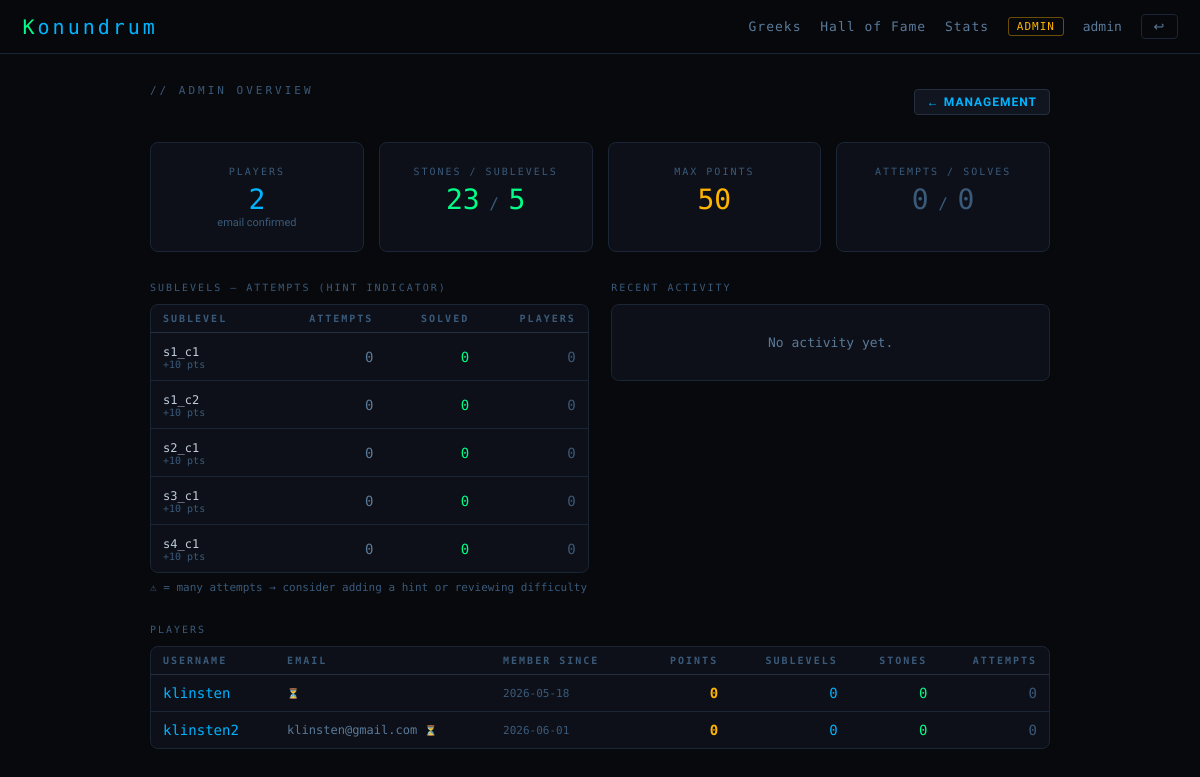
Screenshot of /admin/overview (signed in) with the database file from the repository.
### tables this page shows
CREATE TABLE challenges (
            id             INTEGER PRIMARY KEY AUTOINCREMENT,
            stone_id       INTEGER NOT NULL REFERENCES stones(id),
            ord            INTEGER DEFAULT 0,
            slug           TEXT NOT NULL UNIQUE,  -- challenges/<slug>.html
            is_final       INTEGER DEFAULT 0,     -- 1 = laatste sublevel → name+city
            answer_1       TEXT    DEFAULT '',    -- voor is_final=0
            answer_name    TEXT    DEFAULT '',    -- voor is_final=1
            answer_city    TEXT    DEFAULT '',    -- voor is_final=1
            hint_1         TEXT    DEFAULT '',
            hint_name      TEXT    DEFAULT '',
            hint_city      TEXT    DEFAULT '',
            hint_threshold REAL    DEFAULT 0.6
        , title TEXT DEFAULT '', points INTEGER DEFAULT 10);

CREATE TABLE users (
            id            INTEGER PRIMARY KEY AUTOINCREMENT,
            username      TEXT UNIQUE NOT NULL,
            password_hash TEXT NOT NULL,
            is_admin      INTEGER DEFAULT 0,
            created_at    TEXT DEFAULT (datetime('now'))
        , email TEXT NOT NULL DEFAULT '', email_confirmed INTEGER DEFAULT 0, confirm_token TEXT DEFAULT NULL, country TEXT DEFAULT '');

### app.py (the view)
@app.route("/admin/overview")
@admin_required
def admin_overview():
    stats = db.get_admin_stats()
    return render_template("admin_overview.html", stats=stats)

### app.py (called while the page is built)
def admin_required(f):
    @wraps(f)
    def inner(*args, **kwargs):
        if not session.get("is_admin"):
            return redirect(url_for("greeks"))
        return f(*args, **kwargs)
    return inner

### database.py (called while the page is built)
def get_db():
    conn = sqlite3.connect(DB_PATH)
    conn.row_factory = sqlite3.Row
    conn.execute("PRAGMA foreign_keys = ON")
    return conn

### templates/admin_overview.html (shortened to what this page needs)
{% extends "base.html" %}
{% block body %}
<div class="page">
  <div class="flex-between" style="margin-bottom:1.5rem;">
    <div class="page-title">// ADMIN OVERVIEW</div>
    <a href="{{ url_for('admin') }}" class="btn btn-secondary btn-sm">← Management</a>
  </div>
  <div style="display:grid;grid-template-columns:repeat(4,1fr);gap:1rem;margin-bottom:2rem;">
    <div class="card" style="text-align:center;">
      <div style="font-family:var(--mono);font-size:10px;color:var(--dim);letter-spacing:2px;margin-bottom:.4rem;">PLAYERS</div>
      <div style="font-family:var(--mono);font-size:28px;color:var(--blue);">{{ stats.total_users }}</div>
      <div style="font-size:11px;color:var(--dim);">{{ stats.confirmed }} email confirmed</div>
    </div>
    <div class="card" style="text-align:center;">
      <div style="font-family:var(--mono);font-size:10px;color:var(--dim);letter-spacing:2px;margin-bottom:.4rem;">STONES / SUBLEVELS</div>
      <div style="font-family:var(--mono);font-size:28px;color:var(--green);">
        {{ stats.total_stones }}<span style="font-size:16px;color:var(--dim);"> / </span>{{ stats.total_ch }}
      </div>
    </div>
    <div class="card" style="text-align:center;">
      <div style="font-family:var(--mono);font-size:10px;color:var(--dim);letter-spacing:2px;margin-bottom:.4rem;">MAX POINTS</div>
      <div style="font-family:var(--mono);font-size:28px;color:var(--yellow);">{{ stats.total_pts }}</div>
    </div>
    <div class="card" style="text-align:center;">
      <div style="font-family:var(--mono);font-size:10px;color:var(--dim);letter-spacing:2px;margin-bottom:.4rem;">ATTEMPTS / SOLVES</div>
      <div style="font-family:var(--mono);font-size:28px;color:var(--dim);">
        {{ stats.total_attempts }}<span style="font-size:16px;"> / </span>{{ stats.total_solves }}
      </div>
    </div>
  </div>
  <div style="display:grid;grid-template-columns:1fr 1fr;gap:1.5rem;margin-bottom:2rem;">
    <div>
      <div style="font-family:var(--mono);font-size:10px;letter-spacing:2px;color:var(--dim);text-transform:uppercase;margin-bottom:.75rem;">
        Sublevels — attempts (hint indicator)
      </div>
      {% if stats.ch_attempts %}
        <div class="card" style="padding:0;overflow:hidden;">
          <table class="tbl">
            <thead><tr>
              <th>Sublevel</th>
              <th style="text-align:right;">Attempts</th>
              <th style="text-align:right;">Solved</th>
              <th style="text-align:right;">Players</th>
            </tr></thead>
            <tbody>
            {% for item in stats.ch_attempts %}
              {% set ratio = (item.total_solves / item.total_attempts * 100)|int if item.total_attempts > 0 else 100 %}
              <tr>
                <td>
                  <span style="font-family:var(--mono);font-size:12px;color:var(--text);">
                    {{ item.title or item.slug }}
                  </span>
                  <div style="font-size:10px;color:var(--dim);font-family:var(--mono);">
                    +{{ item.points }} pts
                  </div>
                </td>
                <td style="text-align:right;font-family:var(--mono);
                  color:{% if item.total_attempts > 20 %}var(--red){% elif item.total_attempts > 8 %}var(--yellow){% else %}var(--text-dim){% endif %};">
                  {{ item.total_attempts }}
                </td>
                <td style="text-align:right;font-family:var(--mono);color:var(--green);">
                  {{ item.total_solves }}
                </td>
                <td style="text-align:right;font-family:var(--mono);color:var(--dim);">
                  {{ item.unique_players }}
                </td>
              </tr>
            {% endfor %}
            </tbody>
          </table>
        </div>
        <div style="font-family:var(--mono);font-size:11px;color:var(--dim);margin-top:.5rem;">
          ⚠ = many attempts → consider adding a hint or reviewing difficulty
        </div>
      {% else %}
        <div class="card" style="color:var(--text-dim);font-family:var(--mono);font-size:13px;text-align:center;padding:2rem;">
          No attempts recorded yet.
        </div>
      {% endif %}
    </div>
    <div>
      <div style="font-family:var(--mono);font-size:10px;letter-spacing:2px;color:var(--dim);text-transform:uppercase;margin-bottom:.75rem;">
        Recent activity
      </div>
      {% if stats.recent %}
        <div class="card" style="padding:0;overflow:hidden;max-height:420px;overflow-y:auto;">
          {% for h in stats.recent %}
            <div style="display:flex;align-items:center;gap:.75rem;padding:.6rem 1rem;border-bottom:1px solid var(--border);">
              <span style="font-size:15px;flex-shrink:0;">
                {% if h.event_type == 'stone' %}🏆{% else %}✅{% endif %}
              </span>
              <div style="flex:1;min-width:0;">
                <div style="font-family:var(--mono);font-size:12px;color:var(--text);white-space:nowrap;overflow:hidden;text-overflow:ellipsis;">
                  <span style="color:var(--blue);">{{ h.username }}</span>
                  — {{ h.label }}
                </div>
                <div style="font-size:10px;color:var(--dim);">{{ h.happened_at[5:16] }}</div>
              </div>
              {% if h.points > 0 %}
                <span style="font-family:var(--mono);font-size:11px;color:var(--yellow);flex-shrink:0;">+{{ h.points }}</span>
              {% endif %}
            </div>
          {% endfor %}
        </div>
      {% else %}
        <div class="card" style="color:var(--text-dim);font-family:var(--mono);font-size:13px;text-align:center;padding:2rem;">
          No activity yet.
        </div>
      {% endif %}
    </div>
  </div>
  <div style="font-family:var(--mono);font-size:10px;letter-spacing:2px;color:var(--dim);text-transform:uppercase;margin-bottom:.75rem;">
    Players
  </div>
  {% if stats.users %}
    <div class="card" style="padding:0;overflow:hidden;">
      <table class="tbl">
        <thead><tr>
          <th>Username</th>
          <th>Email</th>
          <th>Member since</th>
          <th style="text-align:right;">Points</th>
          <th style="text-align:right;">Sublevels</th>
          <th style="text-align:right;">Stones</th>
          <th style="text-align:right;">Attempts</th>
        </tr></thead>
        <tbody>
        {% for u in stats.users %}
          <tr>
            <td style="font-family:var(--mono);color:var(--blue);">{{ u.username }}</td>
            <td style="font-family:var(--mono);font-size:12px;color:var(--text-dim);">
              {{ u.email }}
              {% if u.email_confirmed %}
                <span style="color:var(--green);font-size:10px;" title="Confirmed">✓</span>
              {% else %}
                <span style="color:var(--yellow);font-size:10px;" title="Not confirmed">⏳</span>
              {% endif %}
            </td>
            <td style="font-family:var(--mono);font-size:11px;color:var(--dim);">{{ u.created_at[:10] }}</td>
            <td style="text-align:right;font-family:var(--mono);color:var(--yellow);font-weight:700;">{{ u.points }}</td>
            <td style="text-align:right;font-family:var(--mono);color:var(--blue);">{{ u.solved_ch }}</td>
            <td style="text-align:right;font-family:var(--mono);color:var(--green);">{{ u.solved_stones }}</td>
            <td style="text-align:right;font-family:var(--mono);color:var(--dim);">{{ u.attempts }}</td>
          </tr>
        {% endfor %}
        </tbody>
      </table>
    </div>
  {% else %}
    <div class="card" style="text-align:center;padding:2rem;color:var(--text-dim);font-family:var(--mono);">
      No players registered yet.
    </div>
  {% endif %}
</div>
{% endblock %}

### templates/base.html (style rules this page uses)
*, *::before, *::after { margin:0; padding:0; box-sizing:border-box; }
:root { --bg:#08090d; --bg2:#0d1018; --bg3:#111520; --border:#1a2535; --border2:#243040; --green:#00ff88; --blue:#00b4ff; --yellow:#ffb400; --red:#ff4455; --dim:#3a5a7a; --text:#c0cedd; --text-dim:#5a7a9a; --mono:'Share Tech Mono',monospace; --sans:'Rajdhani',sans-serif; }
html { font-size:15px; }
body { background:var(--bg); color:var(--text); font-family:var(--sans); min-height:100vh; }
a { color:var(--blue); text-decoration:none; }
.page { max-width:960px; margin:0 auto; padding:2rem; }
.page-title { font-family:var(--mono); font-size:11px; letter-spacing:3px; color:var(--dim); text-transform:uppercase; margin-bottom:1.5rem; }
.card { background:var(--bg2); border:1px solid var(--border); border-radius:8px; padding:1.5rem; }
.btn { display:inline-block; padding:9px 20px; border-radius:4px; cursor:pointer; font-family:var(--sans); font-size:14px; font-weight:700; letter-spacing:1px; text-transform:uppercase; border:none; transition:all .2s; text-decoration:none !important; }
.btn-secondary { background:var(--bg3); border:1px solid var(--border2); color:var(--blue); }
.btn-sm { padding:5px 12px; font-size:12px; }
.tbl { width:100%; border-collapse:collapse; font-size:14px; }
.tbl th { font-family:var(--mono); font-size:10px; letter-spacing:2px; text-transform:uppercase; color:var(--dim); padding:8px 12px; border-bottom:1px solid var(--border2); text-align:left; }
.tbl td { padding:10px 12px; border-bottom:1px solid var(--border); vertical-align:middle; }
.tbl tr:last-child td { border-bottom:none; }
.flex-between { display:flex; justify-content:space-between; align-items:center; }

### rows the page displays
challenges: title+slug "s1_c1", points "10", total_attempts "0", total_solves "0", unique_players "0"
challenges: title+slug "s1_c2", points "10", total_attempts "0", total_solves "0", unique_players "0"
challenges: title+slug "s2_c1", points "10", total_attempts "0", total_solves "0", unique_players "0"
challenges: title+slug "s3_c1", points "10", total_attempts "0", total_solves "0", unique_players "0"
challenges: title+slug "s4_c1", points "10", total_attempts "0", total_solves "0", unique_players "0"
users: username "klinsten", created_at "2026-05-18", points "0", solved_ch "0", solved_stones "0", attempts "0"
users: username "klinsten2", email "klinsten@gmail.com", created_at "2026-06-01", points "0", solved_ch "0", solved_stones "0", attempts "0"

### other values shown
{{ session.username }} "admin"
{{ stats.total_users }} "2"
{{ stats.total_stones }} "23"
{{ stats.total_ch }} "5"
{{ stats.total_pts }} "50"
{{ stats.total_attempts }} "0"
{{ stats.total_solves }} "0"
